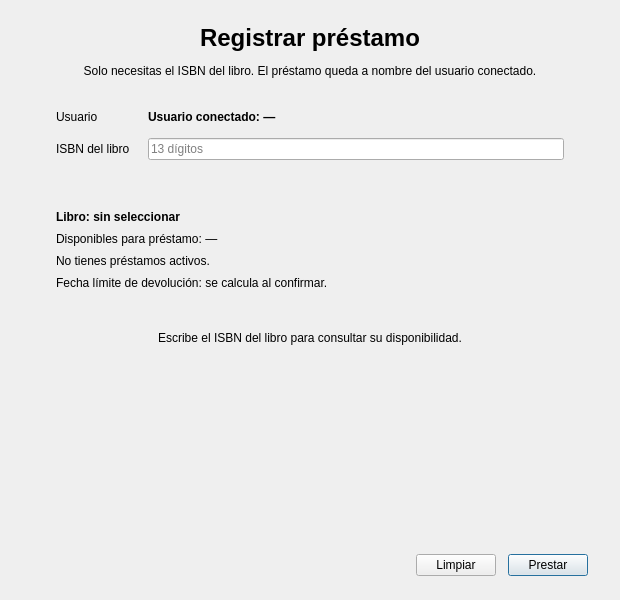
<?xml version="1.0" encoding="UTF-8"?>
<ui version="4.0">
 <class>VentanaPrestamo</class>
 <widget class="QWidget" name="VentanaPrestamo">
  <property name="geometry">
   <rect>
    <x>0</x>
    <y>0</y>
    <width>620</width>
    <height>600</height>
   </rect>
  </property>
  <property name="minimumSize">
   <size>
    <width>460</width>
    <height>560</height>
   </size>
  </property>
  <property name="maximumSize">
   <size>
    <width>640</width>
    <height>16777215</height>
   </size>
  </property>
  <property name="windowTitle">
   <string>Préstamo</string>
  </property>
  <layout class="QVBoxLayout" name="layoutPrestamo">
   <property name="spacing">
    <number>12</number>
   </property>
   <property name="leftMargin">
    <number>32</number>
   </property>
   <property name="topMargin">
    <number>24</number>
   </property>
   <property name="rightMargin">
    <number>32</number>
   </property>
   <property name="bottomMargin">
    <number>24</number>
   </property>
   <item>
    <widget class="QLabel" name="tituloPrestamoLabel">
     <property name="font">
      <font>
       <pointsize>18</pointsize>
       <weight>75</weight>
       <bold>true</bold>
      </font>
     </property>
     <property name="text">
      <string>Registrar préstamo</string>
     </property>
     <property name="alignment">
      <set>Qt::AlignCenter</set>
     </property>
    </widget>
   </item>
   <item>
    <widget class="QLabel" name="subtituloPrestamoLabel">
     <property name="text">
      <string>Solo necesitas el ISBN del libro. El préstamo queda a nombre del usuario conectado.</string>
     </property>
     <property name="alignment">
      <set>Qt::AlignCenter</set>
     </property>
     <property name="wordWrap">
      <bool>true</bool>
     </property>
    </widget>
   </item>
   <item>
    <widget class="QFrame" name="formularioFrame">
     <property name="card" stdset="0">
      <string>true</string>
     </property>
     <layout class="QFormLayout" name="formularioPrestamo">
      <property name="horizontalSpacing">
       <number>18</number>
      </property>
      <property name="verticalSpacing">
       <number>14</number>
      </property>
      <property name="leftMargin">
       <number>24</number>
      </property>
      <property name="topMargin">
       <number>20</number>
      </property>
      <property name="rightMargin">
       <number>24</number>
      </property>
      <property name="bottomMargin">
       <number>20</number>
      </property>
      <item row="0" column="0">
       <widget class="QLabel" name="usuarioEtiquetaLabel">
        <property name="text">
         <string>Usuario</string>
        </property>
       </widget>
      </item>
      <item row="0" column="1">
       <widget class="QLabel" name="usuarioLabel">
        <property name="font">
         <font>
          <weight>75</weight>
          <bold>true</bold>
         </font>
        </property>
        <property name="text">
         <string>Usuario conectado: —</string>
        </property>
        <property name="wordWrap">
         <bool>true</bool>
        </property>
       </widget>
      </item>
      <item row="1" column="0">
       <widget class="QLabel" name="isbnLabel">
        <property name="text">
         <string>ISBN del libro</string>
        </property>
       </widget>
      </item>
      <item row="1" column="1">
       <widget class="QLineEdit" name="isbnLineEdit">
        <property name="maxLength">
         <number>13</number>
        </property>
        <property name="placeholderText">
         <string>13 dígitos</string>
        </property>
        <property name="clearButtonEnabled">
         <bool>true</bool>
        </property>
       </widget>
      </item>
     </layout>
    </widget>
   </item>
   <item>
    <widget class="QFrame" name="detalleFrame">
     <property name="card" stdset="0">
      <string>true</string>
     </property>
     <layout class="QVBoxLayout" name="layoutDetallePrestamo">
      <property name="spacing">
       <number>8</number>
      </property>
      <property name="leftMargin">
       <number>24</number>
      </property>
      <property name="topMargin">
       <number>18</number>
      </property>
      <property name="rightMargin">
       <number>24</number>
      </property>
      <property name="bottomMargin">
       <number>18</number>
      </property>
      <item>
       <widget class="QLabel" name="tituloLibroLabel">
        <property name="font">
         <font>
          <weight>75</weight>
          <bold>true</bold>
         </font>
        </property>
        <property name="text">
         <string>Libro: sin seleccionar</string>
        </property>
        <property name="wordWrap">
         <bool>true</bool>
        </property>
       </widget>
      </item>
      <item>
       <widget class="QLabel" name="disponiblesLabel">
        <property name="text">
         <string>Disponibles para préstamo: —</string>
        </property>
        <property name="wordWrap">
         <bool>true</bool>
        </property>
       </widget>
      </item>
      <item>
       <widget class="QLabel" name="prestamoActivoLabel">
        <property name="text">
         <string>No tienes préstamos activos.</string>
        </property>
        <property name="wordWrap">
         <bool>true</bool>
        </property>
       </widget>
      </item>
      <item>
       <widget class="QLabel" name="fechaLimiteLabel">
        <property name="text">
         <string>Fecha límite de devolución: se calcula al confirmar.</string>
        </property>
        <property name="wordWrap">
         <bool>true</bool>
        </property>
       </widget>
      </item>
     </layout>
    </widget>
   </item>
   <item>
    <widget class="QLabel" name="ayudaPrestamoLabel">
     <property name="minimumSize">
      <size>
       <width>0</width>
       <height>36</height>
      </size>
     </property>
     <property name="text">
      <string>Escribe el ISBN del libro para consultar su disponibilidad.</string>
     </property>
     <property name="alignment">
      <set>Qt::AlignCenter</set>
     </property>
     <property name="wordWrap">
      <bool>true</bool>
     </property>
    </widget>
   </item>
   <item>
    <spacer name="espacioPrestamo">
     <property name="orientation">
      <enum>Qt::Vertical</enum>
     </property>
     <property name="sizeType">
      <enum>QSizePolicy::Expanding</enum>
     </property>
     <property name="sizeHint" stdset="0">
      <size>
       <width>20</width>
       <height>10</height>
      </size>
     </property>
    </spacer>
   </item>
   <item>
    <layout class="QHBoxLayout" name="layoutBotonesPrestamo">
     <property name="spacing">
      <number>12</number>
     </property>
     <item>
      <spacer name="espacioBotonesPrestamo">
       <property name="orientation">
        <enum>Qt::Horizontal</enum>
       </property>
       <property name="sizeHint" stdset="0">
        <size>
         <width>40</width>
         <height>20</height>
        </size>
       </property>
      </spacer>
     </item>
     <item>
      <widget class="QPushButton" name="cancelarButton">
       <property name="text">
        <string>Limpiar</string>
       </property>
       <property name="rol" stdset="0">
        <string>secondary</string>
       </property>
      </widget>
     </item>
     <item>
      <widget class="QPushButton" name="prestarButton">
       <property name="text">
        <string>Prestar</string>
       </property>
       <property name="default">
        <bool>true</bool>
       </property>
       <property name="rol" stdset="0">
        <string>primary</string>
       </property>
      </widget>
     </item>
    </layout>
   </item>
  </layout>
 </widget>
 <resources/>
 <connections/>
</ui>
